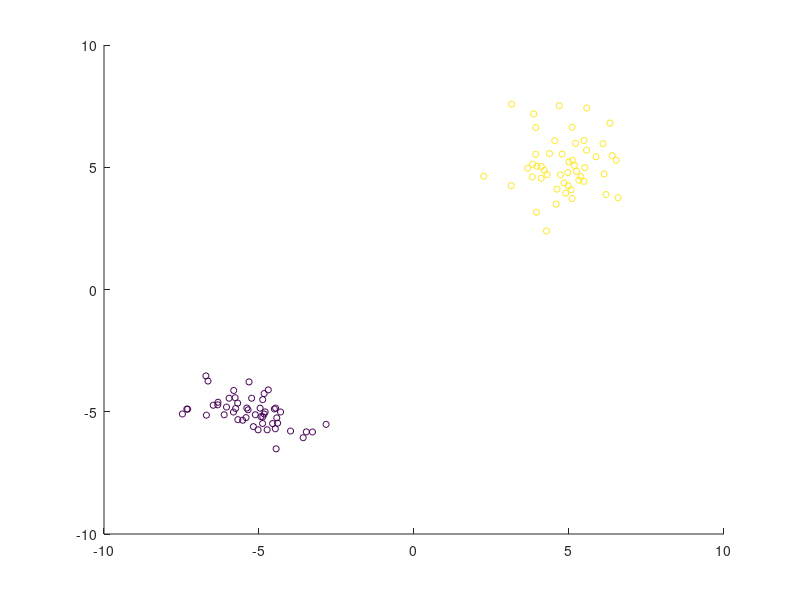

The MATLAB source for this figure: (Note: this script raises an error after producing the figure.)
clear;
close all;
addpath('../../matfertilized/fertilized');

load('classification_data.mat');

plotX = [-8, 8, 100];
plotY = [-8, 8, 100];

% provide correct datatypes..
X = single(X);
Y = uint32(Y');

figure;
scatter(X(:, 1), X(:, 2), 20, Y);

s = Soil();

% These were the convenience methods. Lets build a customized forest:
n_trees = 200;
stumps = {};

min_max_vals = [min(X(:,1)), max(X(:, 1)), min(X(:,2)), max(X(:,2))];

for i = 1:n_trees
    dec_name = 'aligned';
    if strcmp(dec_name, 'aligned')
        feat_sel_prov = s.StandardFeatureSelectionProvider(2, 1, 2, 2, i);
    else
        feat_sel_prov = s.StandardFeatureSelectionProvider(1, 2, 2, 2);
    end  
    if strcmp(dec_name, 'aligned')
        feat_calc = s.AlignedSurfaceCalculator();
    elseif strcmp(dec_name, 'linear')
        feat_calc = s.LinearSurfaceCalculator(400);
    elseif strcmp(dec_name, 'quadratic')
        feat_calc = s.QuadraticSurfaceCalculator(400, min_max_vals);    
    end

    % RandomizedClassificationThresholdOptimizer
    induced = s.InducedEntropy(2);
    entropyGain = s.EntropyGain(induced);
    rcto = s.RandomizedClassificationThresholdOptimizer(2, 2, entropyGain, -1, -1, i);
    
    % ThresholdClassifier
    thresholdClassifier = s.ThresholdDecider(feat_sel_prov, feat_calc, rcto);
        
    % ClassificationLeafManager
    classificationLeafManager = s.ClassificationLeafManager(2);
    
    stump = s.Tree(1, 1, 2, thresholdClassifier, classificationLeafManager);
    stumps{i} = stump;
    
    % fit stump...
    stump.fit(X,Y);

    % display first 2 stumps   
    if i < 3
        % paint prediction plot
        figure;
        point_prob_plot(stump, X, Y, plotX, plotY);
    end
end

nss = s.NoBagging();
training = s.ClassicTraining(nss);

% create forest from first 8 stumps
fft8 = s.ForestFromTrees(stumps(1:8), training);

% paint prediction plot
figure;
point_prob_plot(fft8, X, Y, plotX, plotY);

% create forest from stumps
fft = s.ForestFromTrees(stumps, training);

% paint prediction plot
figure;
point_prob_plot(fft, X, Y, plotX, plotY);